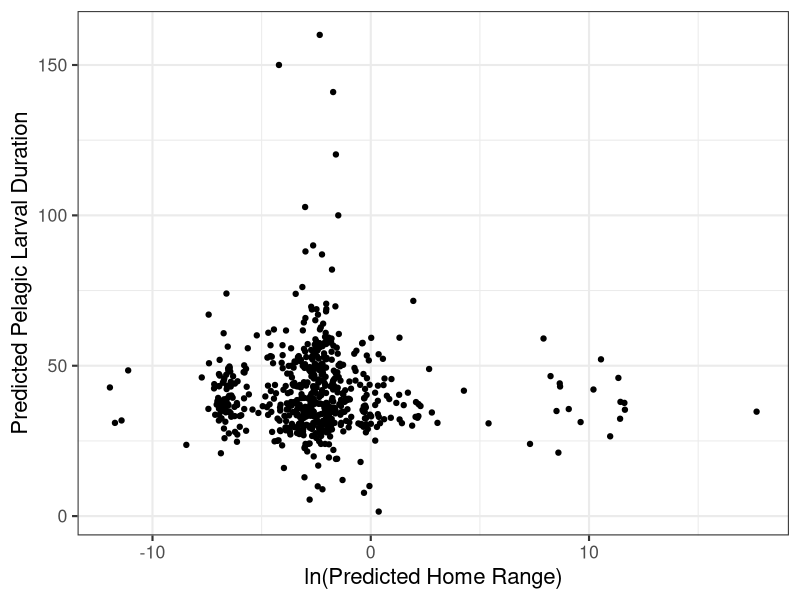
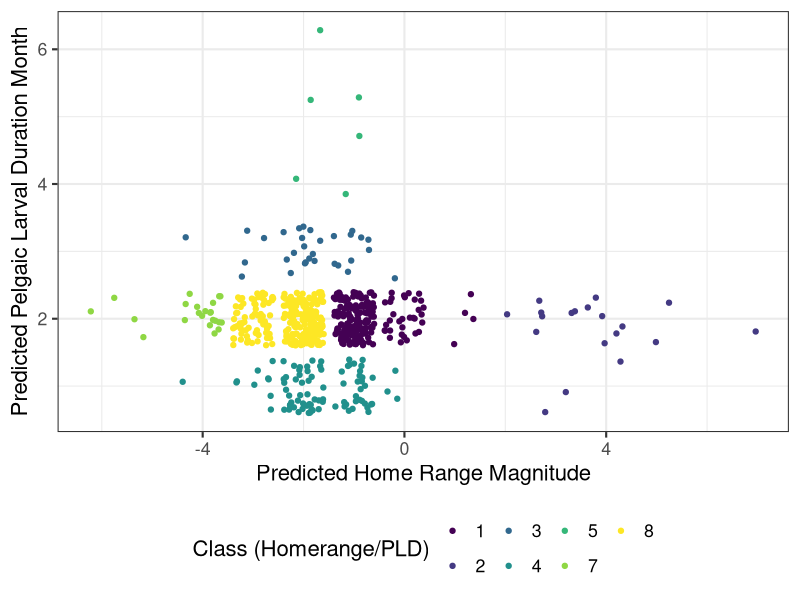
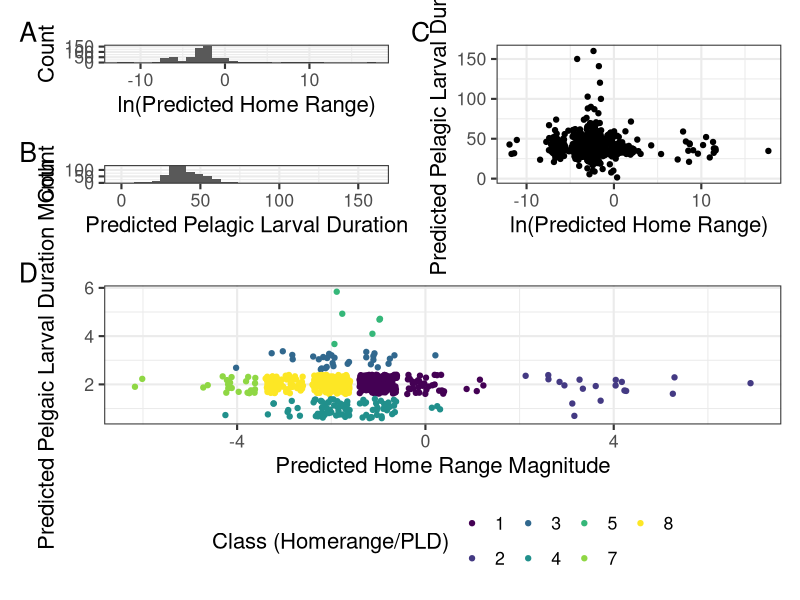

Reproduce these figures in R, in order. (Note: this script raises an error after producing the figures.)
## ---- chunk 1
knitr::opts_chunk$set(echo = TRUE, message = FALSE, warning = FALSE)

library(tidyverse)
library(patchwork)
library(cowplot)
library(ggpubr)

## ---- chunk 2
filled_data2 <- read_csv(here::here("01_data", "02_processed_data", "filled_data2.csv")) %>%
  mutate_if(is.character, as.factor)
## ---- chunk 3

# homerange vs PLD
fishbase_data_gmm <- filled_data2 %>%
  mutate(class2 = as.factor(class2))

hr_hist = ggplot(fishbase_data_gmm, aes(log(home_range))) +
  geom_histogram() +
  theme_bw(base_size = 16) +
  labs(y = "Count",
       x = "ln(Predicted Home Range)")

pld_hist = ggplot(fishbase_data_gmm, aes(pld)) +
  geom_histogram() +
  theme_bw(base_size = 16)  +
  labs(y = "Count",
       x = "Predicted Pelagic Larval Duration")

dist_plot = hr_hist / pld_hist

p1 <- ggplot(fishbase_data_gmm, aes(log(home_range), pld)) +
  geom_jitter() +
  theme_bw(base_size = 16) +
  labs(
    y = "Predicted Pelagic Larval Duration",
    x = "ln(Predicted Home Range)"
  )

p1

# gmm plot
gmm_new_fig <- ggplot(fishbase_data_gmm, aes(magnitude_homerange, month_pld)) +
  geom_jitter(aes(color = class2)) +
  theme_bw(base_size = 16) +
  labs(
    x = "Predicted Home Range Magnitude",
    y = "Predicted Pelgaic Larval Duration Month",
    color = "Class (Homerange/PLD)"
  ) +
  theme(legend.position = "bottom") +
  scale_color_viridis_d()

gmm_new_fig
#ggsave(gmm_new_fig, file = paste0("gmm_fig.png"), path = here::here("04_figs"), height = 8, width = 15)


# panel
gmm_panel <- (dist_plot | p1) / gmm_new_fig + 
  plot_annotation(tag_levels = 'A')

gmm_panel
#ggsave(gmm_panel, file = paste0("gmm_panel.pdf"), path = here::here("04_figs"), height = 10, width = 15)

## ---- chunk 4
# continuous

plot_data <- filled_data2 %>%
  mutate(class2 = as.factor(class2), 
         class3 = as.factor(class3), 
         order = as.factor(order)
         )

response <- "class2"
expl_cont <- c(
  "temp_preferred", "fecundity_mean",
  "longevity_wild", "sp_richness", "length", "kfin",
  "r_fin", "diet_troph3", "oxygen_cons", "temp_range"
)

box_data <- function(x, y) {
  ggplot(plot_data, aes(x = .data[[y]], y = .data[[x]])) +
    geom_boxplot(aes(color = .data[[y]])) +
    theme_bw() +
    coord_flip() +
    labs(
      x = "Movement Class",
      color = "Class (Homerange/PLD)"
    ) +
    scale_color_viridis_d()
}

#plots_cont <- map(expl_cont, ~ box_data(.x, "class2"))
#plots_cont
## ---- chunk 5
temp_plot <- box_data(x = "temp_preferred", y = "class2") +
  labs(y = "Preferred Temperature", x = "")
fecund_plot <- box_data(x = "fecundity_mean", y = "class2") + stat_kruskal_test(label.y = 1000000, label.x = 5.5, position = "jitter") +
  labs(y = "Mean Fecundity", x = "Movement Class")
long_plot <- box_data(x = "longevity_wild", y = "class2") +
  labs(y = "Longevity", x = "")
sp_rich_plot <- box_data(x = "sp_richness", y = "class2") + stat_kruskal_test(label.y = 1100, position = "jitter") +
  labs(y = "Species Richness", x = "Movement Class") + theme(axis.title.y = element_blank(), axis.text.y = element_blank())
length_plot <- box_data(x = "length", y = "class2") +
  labs(y = "Length", x = "Movement Class") #+ theme(axis.title.y = element_blank(), axis.text.y = element_blank())
kfin_plot <- box_data(x = "kfin", y = "class2") + stat_kruskal_test(label.y = 10000000, position = "jitter") +
  labs(y = "Carrying Capacity", x = "Movement Class") + theme(axis.title.y = element_blank(), axis.text.y = element_blank())
r_fin_plot <- box_data(x = "r_fin", y = "class2") + stat_kruskal_test(label.y = 1, label.x = 6, position = "jitter") +
  labs(y = "Growth Rate", x = "Movement Class")
diet_plot <- box_data(x = "diet_troph3", y = "class2") + stat_kruskal_test(label.y = 2.5, label.x = 5.5, position = "jitter") +
  labs(y = "Trophic Level", x = "Movement Class") + theme(axis.title.y = element_blank(), axis.text.y = element_blank())
oxygen_plot <- box_data(x = "oxygen_cons", y = "class2") + stat_kruskal_test(label.y = 2000, label.x = 6, position = "jitter") +
  labs(y = "Oxygen Consumption", x = "Movement Class")
temp_range_plot <- box_data(x = "temp_range", y = "class2") + stat_kruskal_test(label.y = 20, label.x = 3.5, position = "jitter") +
  labs(y = "Temperature Range", x = "Movement Class") + theme(axis.title.y = element_blank(), axis.text.y = element_blank())

 
numeric_panel <- ((temp_plot | length_plot) / 
    (long_plot | diet_plot) /
    (r_fin_plot | kfin_plot) / 
    (fecund_plot | sp_rich_plot) /
    (oxygen_plot | temp_range_plot)) + 
  plot_layout(guides = "collect") + plot_annotation(tag_levels = 'A')

numeric_panel
#ggsave(numeric_panel, file = paste0("numeric_panel.png"), path = here::here("04_figs", "individual_plots", "numeric"), height = 21, width = 14) 

tll_panel <- (temp_plot / length_plot / long_plot) +
  plot_layout(guides = "collect") + plot_annotation(tag_levels = "A") &
  theme_bw(base_size = 16) & theme(legend.position = "none")

tll_panel
#ggsave(tll_panel, file = paste0("tll_panel.pdf"), path = here::here("04_figs"), height = 12, width = 6)

## ---- chunk 6

ggsave(temp_plot, file = paste0("temp_plot.png"), path = here::here("04_figs", "individual_plots", "numeric"), height = 10, width = 10) 
ggsave(fecund_plot, file = paste0("fecund_plot.png"), path = here::here("04_figs", "individual_plots", "numeric"), height = 10, width = 10)
ggsave(long_plot, file = paste0("long_plot.png"), path = here::here("04_figs", "individual_plots", "numeric"), height = 10, width = 10)
ggsave(sp_rich_plot, file = paste0("sp_rich_plot.png"), path = here::here("04_figs", "individual_plots", "numeric"), height = 10, width = 10)
ggsave(length_plot, file = paste0("length_plot.png"), path = here::here("04_figs", "individual_plots", "numeric"), height = 10, width = 10)
ggsave(kfin_plot, file = paste0("kfin_plot.png"), path = here::here("04_figs", "individual_plots", "numeric"), height = 10, width = 10)
ggsave(r_fin_plot, file = paste0("r_fin_plot.png"), path = here::here("04_figs", "individual_plots", "numeric"), height = 10, width = 10)
ggsave(diet_plot, file = paste0("diet_plot.png"), path = here::here("04_figs", "individual_plots", "numeric"), height = 10, width = 10)
ggsave(oxygen_plot, file = paste0("oxygen_plot.png"), path = here::here("04_figs", "individual_plots", "numeric"), height = 10, width = 10)
ggsave(temp_range_plot, file = paste0("temp_range_plot.png"), path = here::here("04_figs", "individual_plots", "numeric"), height = 10, width = 10)

## ---- chunk 7
# categorical

expl_cat <- c(
  "climate", "body_shape_i", "dev_place", "movement_keyword",
  "demers_pelag", "iucn_category",
  "circadian", "food_mode", "ocean", "basin"
)

scatter_data <- function(x, y) {
  ggplot(plot_data, aes(x = .data[[x]], y = .data[[y]])) +
    geom_jitter(aes(color = .data[[y]])) +
    theme_bw() +
    labs(
      y = "Movement Class",
      color = "Class (homerange/PLD)"
    ) +
    scale_color_viridis_d() +
    theme(axis.text.x = element_text(angle = 40, hjust = 1))
}

#plots_cat <- map(expl_cat, ~ scatter_data(.x, "class2"))
#plots_cat
## ---- chunk 8

body_plot <- scatter_data(x = "body_shape_i", y = "class2")
dev_plot <- scatter_data(x = "dev_place", y = "class2")
movement_plot <- scatter_data(x = "movement_keyword", y = "class2")
demers_plot <- scatter_data(x = "demers_pelag", y = "class2")
iucn_plot <- scatter_data(x = "iucn_category", y = "class2")
food_plot <- scatter_data(x = "food_mode", y = "class2")


ggsave(climate_plot, file = paste0("climate_plot.png"), path = here::here("04_figs", "individual_plots", "categorical"), height = 10, width = 10)
ggsave(body_plot, file = paste0("body_plot.png"), path = here::here("04_figs", "individual_plots", "categorical"), height = 10, width = 10)
ggsave(dev_plot, file = paste0("dev_plot.png"), path = here::here("04_figs", "individual_plots", "categorical"), height = 10, width = 10)
ggsave(movement_plot, file = paste0("movement_plot.png"), path = here::here("04_figs", "individual_plots", "categorical"), height = 10, width = 10)
ggsave(demers_plot, file = paste0("demers_plot.png"), path = here::here("04_figs", "individual_plots", "categorical"), height = 10, width = 10)
ggsave(iucn_plot, file = paste0("iucn_plot.png"), path = here::here("04_figs", "individual_plots", "categorical"), height = 10, width = 10)
ggsave(food_plot, file = paste0("food_plot.png"), path = here::here("04_figs", "individual_plots", "categorical"), height = 10, width = 10)
